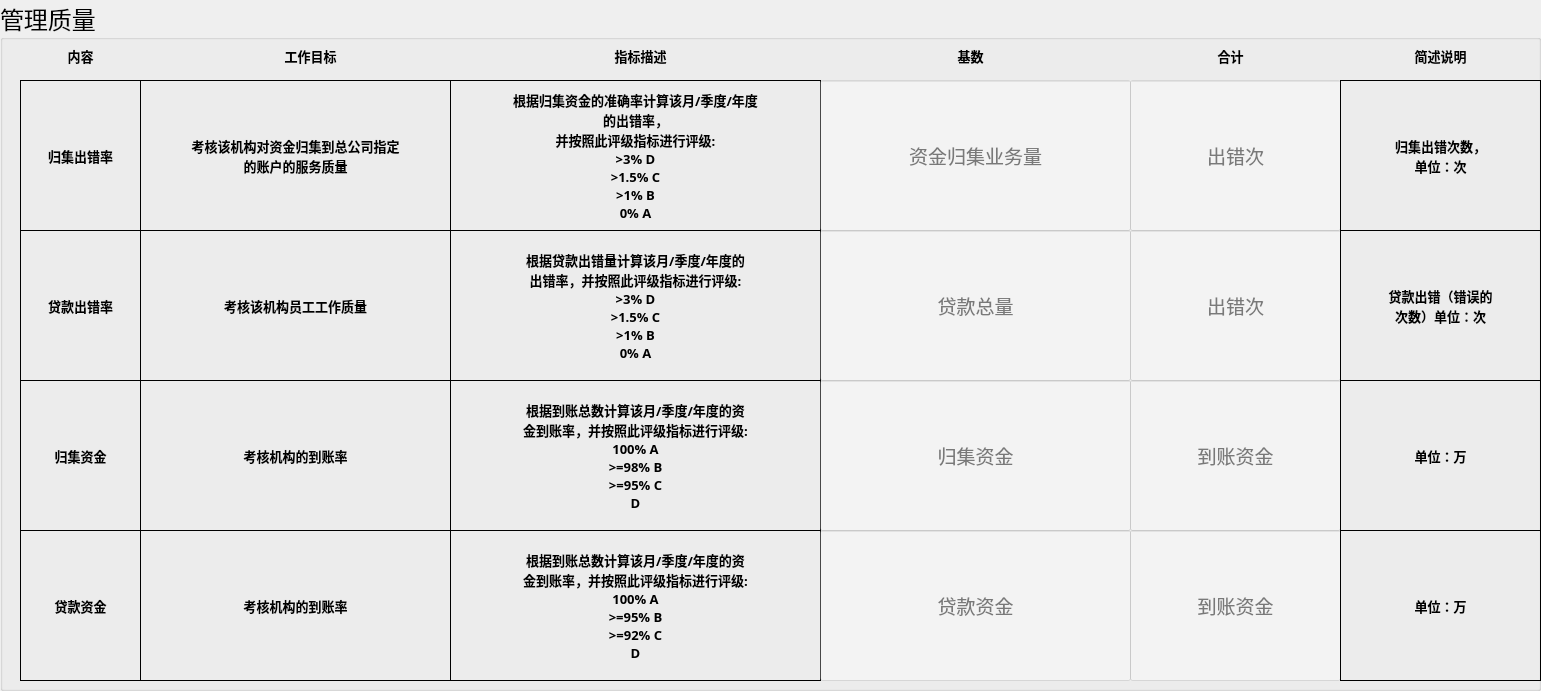
      <widget class="QGroupBox" name="groupBox_2">
       <property name="geometry">
        <rect>
         <x>10</x>
         <y>930</y>
         <width>1541</width>
         <height>691</height>
        </rect>
       </property>
       <property name="font">
        <font>
         <family>微软雅黑</family>
         <pointsize>18</pointsize>
        </font>
       </property>
       <property name="title">
        <string>管理质量</string>
       </property>
       <widget class="QLabel" name="label_name_48">
        <property name="geometry">
         <rect>
          <x>40</x>
          <y>40</y>
          <width>81</width>
          <height>31</height>
         </rect>
        </property>
        <property name="font">
         <font>
          <family>宋体</family>
          <pointsize>10</pointsize>
          <weight>75</weight>
          <bold>true</bold>
         </font>
        </property>
        <property name="text">
         <string>内容</string>
        </property>
        <property name="alignment">
         <set>Qt::AlignCenter</set>
        </property>
       </widget>
       <widget class="QLabel" name="label_name_60">
        <property name="geometry">
         <rect>
          <x>270</x>
          <y>40</y>
          <width>81</width>
          <height>31</height>
         </rect>
        </property>
        <property name="font">
         <font>
          <family>宋体</family>
          <pointsize>10</pointsize>
          <weight>75</weight>
          <bold>true</bold>
         </font>
        </property>
        <property name="text">
         <string>工作目标</string>
        </property>
        <property name="alignment">
         <set>Qt::AlignCenter</set>
        </property>
       </widget>
       <widget class="QLabel" name="label_name_61">
        <property name="geometry">
         <rect>
          <x>20</x>
          <y>80</y>
          <width>121</width>
          <height>151</height>
         </rect>
        </property>
        <property name="font">
         <font>
          <family>宋体</family>
          <pointsize>10</pointsize>
          <weight>75</weight>
          <bold>true</bold>
         </font>
        </property>
        <property name="frameShape">
         <enum>QFrame::Box</enum>
        </property>
        <property name="text">
         <string>归集出错率</string>
        </property>
        <property name="alignment">
         <set>Qt::AlignCenter</set>
        </property>
       </widget>
       <widget class="QLabel" name="label_name_62">
        <property name="geometry">
         <rect>
          <x>140</x>
          <y>80</y>
          <width>311</width>
          <height>151</height>
         </rect>
        </property>
        <property name="font">
         <font>
          <family>宋体</family>
          <pointsize>10</pointsize>
          <weight>75</weight>
          <bold>true</bold>
         </font>
        </property>
        <property name="frameShape">
         <enum>QFrame::Box</enum>
        </property>
        <property name="text">
         <string>考核该机构对资金归集到总公司指定
的账户的服务质量</string>
        </property>
        <property name="alignment">
         <set>Qt::AlignCenter</set>
        </property>
       </widget>
       <widget class="QLabel" name="label_name_63">
        <property name="geometry">
         <rect>
          <x>600</x>
          <y>40</y>
          <width>81</width>
          <height>31</height>
         </rect>
        </property>
        <property name="font">
         <font>
          <family>宋体</family>
          <pointsize>10</pointsize>
          <weight>75</weight>
          <bold>true</bold>
         </font>
        </property>
        <property name="text">
         <string>指标描述</string>
        </property>
        <property name="alignment">
         <set>Qt::AlignCenter</set>
        </property>
       </widget>
       <widget class="QLabel" name="label_name_64">
        <property name="geometry">
         <rect>
          <x>450</x>
          <y>80</y>
          <width>371</width>
          <height>151</height>
         </rect>
        </property>
        <property name="font">
         <font>
          <family>宋体</family>
          <pointsize>10</pointsize>
          <weight>75</weight>
          <bold>true</bold>
         </font>
        </property>
        <property name="frameShape">
         <enum>QFrame::Box</enum>
        </property>
        <property name="text">
         <string>根据归集资金的准确率计算该月/季度/年度
的出错率，
并按照此评级指标进行评级:
&gt;3% D
&gt;1.5% C
&gt;1% B
0% A</string>
        </property>
        <property name="alignment">
         <set>Qt::AlignCenter</set>
        </property>
       </widget>
       <widget class="QLabel" name="label_name_65">
        <property name="geometry">
         <rect>
          <x>930</x>
          <y>40</y>
          <width>81</width>
          <height>31</height>
         </rect>
        </property>
        <property name="font">
         <font>
          <family>宋体</family>
          <pointsize>10</pointsize>
          <weight>75</weight>
          <bold>true</bold>
         </font>
        </property>
        <property name="text">
         <string>基数</string>
        </property>
        <property name="alignment">
         <set>Qt::AlignCenter</set>
        </property>
       </widget>
       <widget class="QLabel" name="label_name_66">
        <property name="geometry">
         <rect>
          <x>1190</x>
          <y>40</y>
          <width>81</width>
          <height>31</height>
         </rect>
        </property>
        <property name="font">
         <font>
          <family>宋体</family>
          <pointsize>10</pointsize>
          <weight>75</weight>
          <bold>true</bold>
         </font>
        </property>
        <property name="text">
         <string>合计</string>
        </property>
        <property name="alignment">
         <set>Qt::AlignCenter</set>
        </property>
       </widget>
       <widget class="QLineEdit" name="lineEdit_6">
        <property name="geometry">
         <rect>
          <x>1130</x>
          <y>80</y>
          <width>211</width>
          <height>151</height>
         </rect>
        </property>
        <property name="font">
         <font>
          <pointsize>14</pointsize>
         </font>
        </property>
        <property name="styleSheet">
         <string notr="true">background-color: rgba(255, 255, 255, 100);</string>
        </property>
        <property name="text">
         <string/>
        </property>
        <property name="alignment">
         <set>Qt::AlignCenter</set>
        </property>
        <property name="placeholderText">
         <string>出错次</string>
        </property>
       </widget>
       <widget class="QLabel" name="label_name_67">
        <property name="geometry">
         <rect>
          <x>1340</x>
          <y>80</y>
          <width>201</width>
          <height>151</height>
         </rect>
        </property>
        <property name="font">
         <font>
          <family>宋体</family>
          <pointsize>10</pointsize>
          <weight>75</weight>
          <bold>true</bold>
         </font>
        </property>
        <property name="frameShape">
         <enum>QFrame::Box</enum>
        </property>
        <property name="text">
         <string>归集出错次数，
单位：次</string>
        </property>
        <property name="alignment">
         <set>Qt::AlignCenter</set>
        </property>
       </widget>
       <widget class="QLabel" name="label_name_68">
        <property name="geometry">
         <rect>
          <x>1400</x>
          <y>40</y>
          <width>81</width>
          <height>31</height>
         </rect>
        </property>
        <property name="font">
         <font>
          <family>宋体</family>
          <pointsize>10</pointsize>
          <weight>75</weight>
          <bold>true</bold>
         </font>
        </property>
        <property name="text">
         <string>简述说明</string>
        </property>
        <property name="alignment">
         <set>Qt::AlignCenter</set>
        </property>
       </widget>
       <widget class="QLabel" name="label_name_69">
        <property name="geometry">
         <rect>
          <x>140</x>
          <y>230</y>
          <width>311</width>
          <height>151</height>
         </rect>
        </property>
        <property name="font">
         <font>
          <family>宋体</family>
          <pointsize>10</pointsize>
          <weight>75</weight>
          <bold>true</bold>
         </font>
        </property>
        <property name="frameShape">
         <enum>QFrame::Box</enum>
        </property>
        <property name="text">
         <string>考核该机构员工工作质量</string>
        </property>
        <property name="alignment">
         <set>Qt::AlignCenter</set>
        </property>
       </widget>
       <widget class="QLineEdit" name="lineEdit_7">
        <property name="geometry">
         <rect>
          <x>1130</x>
          <y>230</y>
          <width>211</width>
          <height>151</height>
         </rect>
        </property>
        <property name="font">
         <font>
          <pointsize>14</pointsize>
         </font>
        </property>
        <property name="styleSheet">
         <string notr="true">background-color: rgba(255, 255, 255, 100);</string>
        </property>
        <property name="text">
         <string/>
        </property>
        <property name="alignment">
         <set>Qt::AlignCenter</set>
        </property>
        <property name="placeholderText">
         <string>出错次</string>
        </property>
       </widget>
       <widget class="QLabel" name="label_name_70">
        <property name="geometry">
         <rect>
          <x>1340</x>
          <y>230</y>
          <width>201</width>
          <height>151</height>
         </rect>
        </property>
        <property name="font">
         <font>
          <family>宋体</family>
          <pointsize>10</pointsize>
          <weight>75</weight>
          <bold>true</bold>
         </font>
        </property>
        <property name="frameShape">
         <enum>QFrame::Box</enum>
        </property>
        <property name="text">
         <string>贷款出错（错误的
次数）单位：次</string>
        </property>
        <property name="alignment">
         <set>Qt::AlignCenter</set>
        </property>
       </widget>
       <widget class="QLabel" name="label_name_71">
        <property name="geometry">
         <rect>
          <x>20</x>
          <y>230</y>
          <width>121</width>
          <height>151</height>
         </rect>
        </property>
        <property name="font">
         <font>
          <family>宋体</family>
          <pointsize>10</pointsize>
          <weight>75</weight>
          <bold>true</bold>
         </font>
        </property>
        <property name="frameShape">
         <enum>QFrame::Box</enum>
        </property>
        <property name="text">
         <string>贷款出错率</string>
        </property>
        <property name="alignment">
         <set>Qt::AlignCenter</set>
        </property>
       </widget>
       <widget class="QLabel" name="label_name_72">
        <property name="geometry">
         <rect>
          <x>450</x>
          <y>230</y>
          <width>371</width>
          <height>151</height>
         </rect>
        </property>
        <property name="font">
         <font>
          <family>宋体</family>
          <pointsize>10</pointsize>
          <weight>75</weight>
          <bold>true</bold>
         </font>
        </property>
        <property name="frameShape">
         <enum>QFrame::Box</enum>
        </property>
        <property name="text">
         <string>根据贷款出错量计算该月/季度/年度的
出错率，并按照此评级指标进行评级:
&gt;3% D
&gt;1.5% C
&gt;1% B
0% A</string>
        </property>
        <property name="alignment">
         <set>Qt::AlignCenter</set>
        </property>
       </widget>
       <widget class="QLineEdit" name="lineEdit_8">
        <property name="geometry">
         <rect>
          <x>820</x>
          <y>80</y>
          <width>311</width>
          <height>151</height>
         </rect>
        </property>
        <property name="font">
         <font>
          <pointsize>14</pointsize>
         </font>
        </property>
        <property name="styleSheet">
         <string notr="true">background-color: rgba(255, 255, 255, 100);</string>
        </property>
        <property name="text">
         <string/>
        </property>
        <property name="alignment">
         <set>Qt::AlignCenter</set>
        </property>
        <property name="placeholderText">
         <string>资金归集业务量</string>
        </property>
       </widget>
       <widget class="QLabel" name="label_name_73">
        <property name="geometry">
         <rect>
          <x>140</x>
          <y>380</y>
          <width>311</width>
          <height>151</height>
         </rect>
        </property>
        <property name="font">
         <font>
          <family>宋体</family>
          <pointsize>10</pointsize>
          <weight>75</weight>
          <bold>true</bold>
         </font>
        </property>
        <property name="frameShape">
         <enum>QFrame::Box</enum>
        </property>
        <property name="text">
         <string>考核机构的到账率</string>
        </property>
        <property name="alignment">
         <set>Qt::AlignCenter</set>
        </property>
       </widget>
       <widget class="QLineEdit" name="lineEdit_9">
        <property name="geometry">
         <rect>
          <x>1130</x>
          <y>380</y>
          <width>211</width>
          <height>151</height>
         </rect>
        </property>
        <property name="font">
         <font>
          <pointsize>14</pointsize>
         </font>
        </property>
        <property name="styleSheet">
         <string notr="true">background-color: rgba(255, 255, 255, 100);</string>
        </property>
        <property name="alignment">
         <set>Qt::AlignCenter</set>
        </property>
        <property name="placeholderText">
         <string>到账资金</string>
        </property>
       </widget>
       <widget class="QLabel" name="label_name_74">
        <property name="geometry">
         <rect>
          <x>20</x>
          <y>380</y>
          <width>121</width>
          <height>151</height>
         </rect>
        </property>
        <property name="font">
         <font>
          <family>宋体</family>
          <pointsize>10</pointsize>
          <weight>75</weight>
          <bold>true</bold>
         </font>
        </property>
        <property name="frameShape">
         <enum>QFrame::Box</enum>
        </property>
        <property name="text">
         <string>归集资金</string>
        </property>
        <property name="alignment">
         <set>Qt::AlignCenter</set>
        </property>
       </widget>
       <widget class="QLabel" name="label_name_75">
        <property name="geometry">
         <rect>
          <x>450</x>
          <y>380</y>
          <width>371</width>
          <height>151</height>
         </rect>
        </property>
        <property name="font">
         <font>
          <family>宋体</family>
          <pointsize>10</pointsize>
          <weight>75</weight>
          <bold>true</bold>
         </font>
        </property>
        <property name="frameShape">
         <enum>QFrame::Box</enum>
        </property>
        <property name="text">
         <string>根据到账总数计算该月/季度/年度的资
金到账率，并按照此评级指标进行评级:
100% A
&gt;=98% B
&gt;=95% C
D</string>
        </property>
        <property name="alignment">
         <set>Qt::AlignCenter</set>
        </property>
       </widget>
       <widget class="QLabel" name="label_name_76">
        <property name="geometry">
         <rect>
          <x>1340</x>
          <y>380</y>
          <width>201</width>
          <height>151</height>
         </rect>
        </property>
        <property name="font">
         <font>
          <family>宋体</family>
          <pointsize>10</pointsize>
          <weight>75</weight>
          <bold>true</bold>
         </font>
        </property>
        <property name="frameShape">
         <enum>QFrame::Box</enum>
        </property>
        <property name="text">
         <string>单位：万</string>
        </property>
        <property name="alignment">
         <set>Qt::AlignCenter</set>
        </property>
       </widget>
       <widget class="QLineEdit" name="lineEdit_10">
        <property name="geometry">
         <rect>
          <x>820</x>
          <y>380</y>
          <width>311</width>
          <height>151</height>
         </rect>
        </property>
        <property name="font">
         <font>
          <pointsize>14</pointsize>
         </font>
        </property>
        <property name="styleSheet">
         <string notr="true">background-color: rgba(255, 255, 255, 100);</string>
        </property>
        <property name="alignment">
         <set>Qt::AlignCenter</set>
        </property>
        <property name="placeholderText">
         <string>归集资金</string>
        </property>
       </widget>
       <widget class="QLineEdit" name="lineEdit_11">
        <property name="geometry">
         <rect>
          <x>820</x>
          <y>230</y>
          <width>311</width>
          <height>151</height>
         </rect>
        </property>
        <property name="font">
         <font>
          <pointsize>14</pointsize>
         </font>
        </property>
        <property name="styleSheet">
         <string notr="true">background-color: rgba(255, 255, 255, 100);</string>
        </property>
        <property name="text">
         <string/>
        </property>
        <property name="alignment">
         <set>Qt::AlignCenter</set>
        </property>
        <property name="placeholderText">
         <string>贷款总量</string>
        </property>
       </widget>
       <widget class="QLineEdit" name="lineEdit_12">
        <property name="geometry">
         <rect>
          <x>1130</x>
          <y>530</y>
          <width>211</width>
          <height>151</height>
         </rect>
        </property>
        <property name="font">
         <font>
          <pointsize>14</pointsize>
         </font>
        </property>
        <property name="styleSheet">
         <string notr="true">background-color: rgba(255, 255, 255, 100);</string>
        </property>
        <property name="alignment">
         <set>Qt::AlignCenter</set>
        </property>
        <property name="placeholderText">
         <string>到账资金</string>
        </property>
       </widget>
       <widget class="QLabel" name="label_name_77">
        <property name="geometry">
         <rect>
          <x>140</x>
          <y>530</y>
          <width>311</width>
          <height>151</height>
         </rect>
        </property>
        <property name="font">
         <font>
          <family>宋体</family>
          <pointsize>10</pointsize>
          <weight>75</weight>
          <bold>true</bold>
         </font>
        </property>
        <property name="frameShape">
         <enum>QFrame::Box</enum>
        </property>
        <property name="text">
         <string>考核机构的到账率</string>
        </property>
        <property name="alignment">
         <set>Qt::AlignCenter</set>
        </property>
       </widget>
       <widget class="QLabel" name="label_name_78">
        <property name="geometry">
         <rect>
          <x>450</x>
          <y>530</y>
          <width>371</width>
          <height>151</height>
         </rect>
        </property>
        <property name="font">
         <font>
          <family>宋体</family>
          <pointsize>10</pointsize>
          <weight>75</weight>
          <bold>true</bold>
         </font>
        </property>
        <property name="frameShape">
         <enum>QFrame::Box</enum>
        </property>
        <property name="text">
         <string>根据到账总数计算该月/季度/年度的资
金到账率，并按照此评级指标进行评级:
100% A
&gt;=95% B
&gt;=92% C
D</string>
        </property>
        <property name="alignment">
         <set>Qt::AlignCenter</set>
        </property>
       </widget>
       <widget class="QLabel" name="label_name_79">
        <property name="geometry">
         <rect>
          <x>20</x>
          <y>530</y>
          <width>121</width>
          <height>151</height>
         </rect>
        </property>
        <property name="font">
         <font>
          <family>宋体</family>
          <pointsize>10</pointsize>
          <weight>75</weight>
          <bold>true</bold>
         </font>
        </property>
        <property name="frameShape">
         <enum>QFrame::Box</enum>
        </property>
        <property name="text">
         <string>贷款资金</string>
        </property>
        <property name="alignment">
         <set>Qt::AlignCenter</set>
        </property>
       </widget>
       <widget class="QLineEdit" name="lineEdit_13">
        <property name="geometry">
         <rect>
          <x>820</x>
          <y>530</y>
          <width>311</width>
          <height>151</height>
         </rect>
        </property>
        <property name="font">
         <font>
          <pointsize>14</pointsize>
         </font>
        </property>
        <property name="styleSheet">
         <string notr="true">background-color: rgba(255, 255, 255, 100);</string>
        </property>
        <property name="alignment">
         <set>Qt::AlignCenter</set>
        </property>
        <property name="placeholderText">
         <string>贷款资金</string>
        </property>
       </widget>
       <widget class="QLabel" name="label_name_80">
        <property name="geometry">
         <rect>
          <x>1340</x>
          <y>530</y>
          <width>201</width>
          <height>151</height>
         </rect>
        </property>
        <property name="font">
         <font>
          <family>宋体</family>
          <pointsize>10</pointsize>
          <weight>75</weight>
          <bold>true</bold>
         </font>
        </property>
        <property name="frameShape">
         <enum>QFrame::Box</enum>
        </property>
        <property name="text">
         <string>单位：万</string>
        </property>
        <property name="alignment">
         <set>Qt::AlignCenter</set>
        </property>
       </widget>
      </widget>
